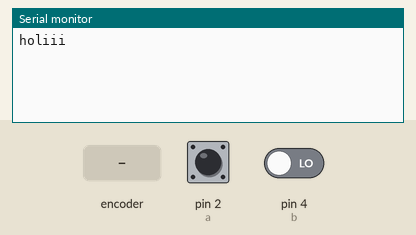
This sketch was run on a simulated Arduino Uno, built with avr-gcc and run on an emulated ATmega328P. Shown: the last lines printed to the serial monitor. The test bench sets the inputs (shaded band); at power-on: pin 2 (a) HIGH, pin 4 (b) LOW.

Above: at 1.2 s.
1.3 s: rotary encoder on pin 2 (a) / pin 4 (b) turned 1 step (first pin leading)
At 2.4 s:
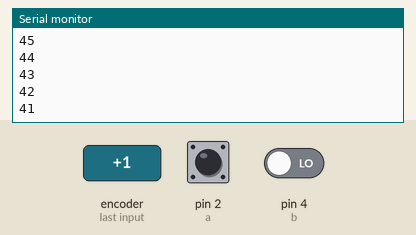
3.0 s: rotary encoder on pin 2 (a) / pin 4 (b) turned 2 steps (second pin leading)
At 4.7 s:
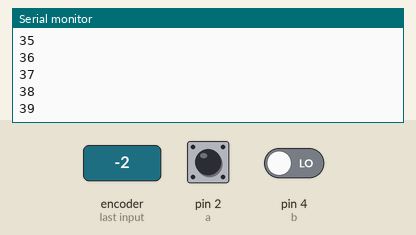
Timing chart, 0 to 6.2 s (numbered marks = the images above; inputs shaded):
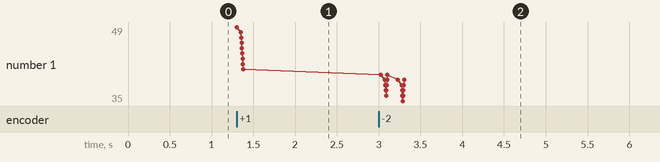

The sketch:

tercera_clase.ino
```cpp
// creamos las variables correspondientes a los pines a y b donde les asignamos el valor del lector digital del que recibiran la informacion
int a = 2;
int b = 4;

// aqui guardaremos el ultimo valor que tuvo la variable position
int back = 50;

//creamos la variable con el modificador volatile  que la hace global que utilizaremos dentro de las funciones
volatile int position = 50;

void setup() {

  //inicializamos a y b como entradas
  pinMode (a, INPUT);
  pinMode (b, INPUT);

  //inicializamos la comunicacion en serie con un valor de 9600
  Serial.begin(9600);

  //iniciamos la interrupcion en a con la funcion encoder que la enviara a low evitando que tenga voltaje
  attachInterrupt (digitalPinToInterrupt (a), encoder, LOW);

  // un mensaje para indicar que se ha logrado el proceso
  Serial.println ("holiii");

}

void loop() {

  //creamos un condicional if que evaluara  si el valor de posicion es diferente al valor de back
  if (position != back) {

    // al cumplirse la condicion se imprimira position y back tomara como nuevo valor el valor de position
    Serial.println(position);
    back = position;

  }

}

// creamos la funcion encoder que nos permitira hacer todo este proceso
void encoder() {

  /*creamos las variables para manejar los rebotes donde unsigned long indica que la variable ouede usar los 32 bits del long,
  millis calcula el tiempo en mls desde el inicio del programa  y estatic indica que la variable tiene que mantener su valor entre cada llamado*/
  static unsigned long ultima_interrupcion = 0;
  unsigned long tiempo_interrupcion = millis();

  //creamos un if para que el contador no tenga en cuenta los rebotes y evaluamos si la diferencia entre las interrupciones es mayor a 5mls
  if (tiempo_interrupcion - ultima_interrupcion > 5) {

    //creamos un condicional if donde se evaluara si b tiene voltaje
  if (digitalRead(b) == HIGH) {

    //si la condicion se cumple se le sumara 1 al valor de position
    position ++ ;

  } else {

    //si la condicion no se cumple se le restara 1 al valo de position
    position -- ;
  }

  //le damos un valor minimo y maximo a la funcion para que tenga un tope y no pase de 100 y 0
  position = min (100, max (0, position));

// actualisamos el valor de ultima interrupcion para que al restarlo con el tiempo de la interrupcion para poder calcular
  ultima_interrupcion = tiempo_interrupcion;

  }

}
```

Measured:
- after the input at 1.3 s, the serial monitor: prints a new line at once (image 1)
- after the input at 3.0 s, the serial monitor: prints a new line at once (image 2)
- plotted number 1: 41 → 39 after the input at 3.0 s
